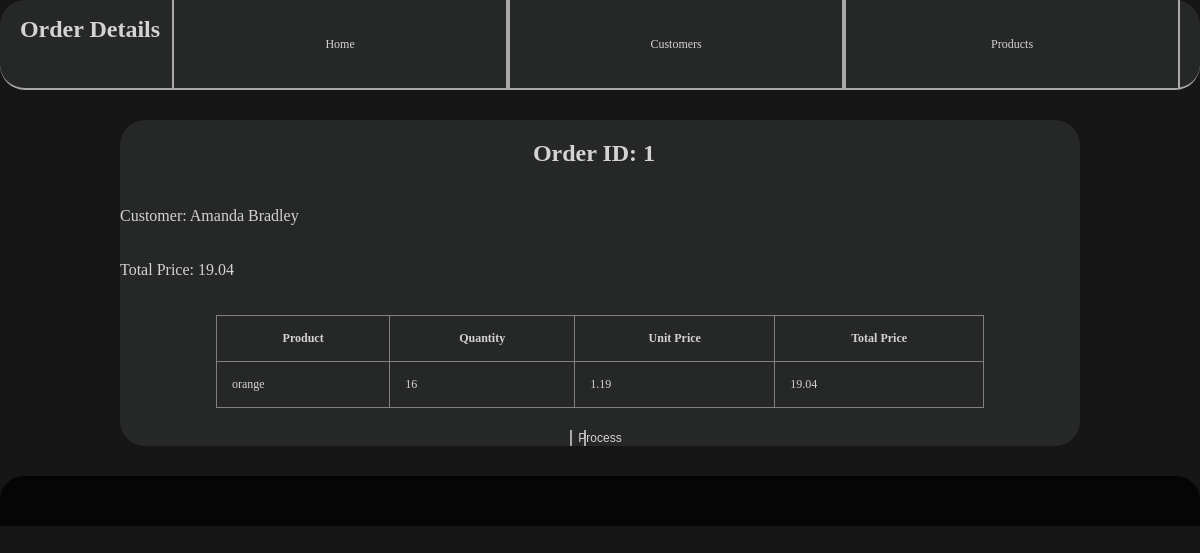
The app's page /orders/1 with its own data.
### models.py (models this page shows, shortened)
class Order(db.Model):
    id = mapped_column(Integer, primary_key=True)
    customer_id = mapped_column(Integer, ForeignKey('customer.id'), nullable=False)
    total = mapped_column(DECIMAL(18, 2), nullable=False, default=0)
    created = mapped_column(DateTime, nullable=False, default=func.now())
    processed = mapped_column(DateTime, nullable=True, default=None)
    customer = relationship("Customer", back_populates="orders")
    items = relationship("ProductsOrder", back_populates="order", cascade="all, delete-orphan")

class Customer(db.Model):
    id = mapped_column(Integer, primary_key=True)
    name = mapped_column(String(200), nullable=False, unique=True)
    phone = mapped_column(String(20), nullable=False)
    balance = mapped_column(Numeric, nullable=False, default=0)
    orders = relationship("Order", back_populates="customer", cascade="all, delete-orphan")

class ProductsOrder(db.Model):
    id = mapped_column(Integer, primary_key=True)
    order_id = mapped_column(Integer, ForeignKey('order.id'), nullable=False)
    product_id = mapped_column(Integer, ForeignKey('product.id'), nullable=False)
    quantity = mapped_column(Integer, nullable=False)
    order = relationship('Order', back_populates='items')
    product = relationship('Product', back_populates='orders')

class Product(db.Model):
    id = mapped_column(Integer, primary_key=True)
    name = mapped_column(String(200), nullable=False, unique=True)
    price = mapped_column(Numeric, nullable=False)
    available = mapped_column(Integer, nullable=False, default=0)
    orders = relationship('ProductsOrder', back_populates='product', cascade="all, delete-orphan")

### app.py (the view)
@app.route("/orders/<int:order_id>")
def order_details(order_id):
    order = Order.query.get_or_404(order_id)
    customer = Customer.query.get_or_404(order.customer_id)
    total_price = sum(item.product.price * item.quantity for item in order.items)
    order.total_price = round(total_price, 2)
    for item in order.items:
        item.product.price = round(item.product.price, 2)
        item.total_price = round(item.product.price * item.quantity, 2)
    return render_template("order_details.html", title="Order Details", customer=customer, orders=[order])

### templates/order_details.html (shortened to what this page needs)
<!DOCTYPE html>
<html lang="en">
<head>
    <link rel="stylesheet" href="{{ url_for('static', filename='styles/style.css') }}">
</head>
<body>
    <header class="top_part">
        <h1 style="align-self: flex-start">Order Details</h1>
        <a href="{{ url_for('home') }}" class="button">Home</a>
        <a href="{{ url_for('customers') }}" class="button">Customers</a>
        <a href="{{ url_for('products') }}" class="button">Products</a>
    </header>
    <section class="main_section">
        <h1>Order ID: {{ orders[0].id }}</h1>
        <p>Customer: {{ customer.name }}</p>
        <p>Total Price: {{ orders[0].total_price }}</p>
        <table>
            <thead>
                <tr>
                    <th>Product</th>
                    <th>Quantity</th>
                    <th>Unit Price</th>
                    <th>Total Price</th>
                </tr>
            </thead>
            <tbody>
                {% for item in orders[0].items %}
                <tr>
                    <td>{{ item.product.name }}</td>
                    <td>{{ item.quantity }}</td>
                    <td>{{ item.product.price }}</td>
                    <td>{{ item.total_price }}</td>
                </tr>
                {% endfor %}
            </tbody>
        </table>
        {% if not orders[0].processed %}
        <form id="processForm" action="{{ url_for('update_order', order_id=orders[0].id) }}" method="POST">
            <button type="button" id="processButton">Process</button>
        </form>
        {% endif %}
    </section>
    <footer></footer>
</body>
</html>

### static/styles/style.css (style rules this page uses)
body { margin: 0; background-color: #161616; color: lightgray; }
table { font-size: 12px; margin-top: 20px; margin-bottom: 20px; width: 80%; height: 100%; border-collapse: collapse; max-height: 65vh; overflow-y: auto; }
th, td { border: 1px solid grey; padding: 15px; }
.top_part { position: fixed; top: 0; display: flex; justify-content: center; margin: 0 auto; width: 100%; background-color: #262727; border-radius: 25px; min-width: 360px; border-bottom: 2px solid darkgray; }
.main_section { display: flex; flex-direction: column; align-items: center; margin: 0 auto; margin-top: 10vw; margin-bottom: 30px; width: 80%; background-color: #262727; border-radius: 25px; min-width: 360px; max-width: 1080px; height: auto; }
h1 { margin-right: 1vw; font-size: 2vw; }
.main_section p { margin-top: 20px; width: 100%; }
button { color: lightgrey; width: 25%; font-size: 1vw; border: none; background-color: #262727; border-left: 2px solid darkgray; border-right: 2px solid darkgray; }
footer { display: flex; justify-content: center; text-align: center; border-top-right-radius: 24px; border-top-left-radius: 24px; background-color: #050505; width: 100%; height: 50px; margin-top: 30px; }
a.button { color: lightgrey; width: 25%; font-size: 1vw; text-decoration: none; display: inline-block; background-color: #262727; border-left: 2px solid darkgray; border-right: 2px solid darkgray; padding: 8px 16px; text-align: center; line-height: 6; }

### records on screen
Order: id "1"
Customer: name "Amanda Bradley"
ProductsOrder: product.name "orange", quantity "16", product.price "1.19", total_price "19.04"

### other values on screen
{{ orders[0].total_price }} "19.04"
